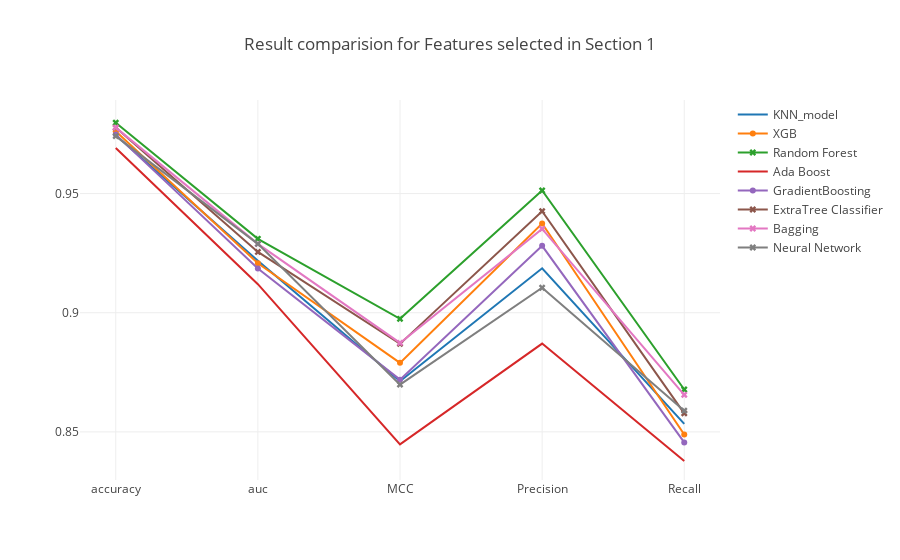

The notebook cell this image was saved under:
### Markdown cell above
### <a id='1.A' style="text-decoration : none; color : #000000;"> A. Results</a>

### Code cell
trace0 = go.Scatter(x=table_80_50_test.iloc[0].index.values[[0,7,8,9,10]],
                    y=table_80_50_test.iloc[0].values[[0,7,8,9,10]],
                    mode = 'lines',
                    name = 'KNN_model')


trace2 = go.Scatter(x=table_80_50_test.iloc[1].index.values[[0,7,8,9,10]],
                    y=table_80_50_test.iloc[1].values[[0,7,8,9,10]],
                    mode = 'lines+markers',marker=dict(symbol='x'),
                    name = 'Random Forest')


trace3 = go.Scatter(x=table_80_50_test.iloc[2].index.values[[0,7,8,9,10]],
                    y=table_80_50_test.iloc[2].values[[0,7,8,9,10]],
                    mode = 'lines',
                    name = 'Ada Boost')

trace4 = go.Scatter(x=table_80_50_test.iloc[3].index.values[[0,7,8,9,10]],
                    y=table_80_50_test.iloc[3].values[[0,7,8,9,10]],
                    mode = 'lines+markers',
                    name = 'GradientBoosting')

trace5 = go.Scatter(x=table_80_50_test.iloc[4].index.values[[0,7,8,9,10]],
                    y=table_80_50_test.iloc[4].values[[0,7,8,9,10]],
                    mode = 'lines+markers',marker=dict(symbol='x'),
                    name = 'ExtraTree Classifier')


trace1 = go.Scatter(x=table_80_50_test.iloc[5].index.values[[0,7,8,9,10]],
                    y=table_80_50_test.iloc[5].values[[0,7,8,9,10]],
                    mode = 'lines+markers',
                    name = 'XGB')


trace6 = go.Scatter(x=table_80_50_test.iloc[6].index.values[[0,7,8,9,10]],
                    y=table_80_50_test.iloc[6].values[[0,7,8,9,10]],
                    mode = 'lines+markers',marker=dict(symbol='x'),
                    name = 'Bagging')

trace7 = go.Scatter(x=table_80_50_test.iloc[7].index.values[[0,7,8,9,10]],
                    y=table_80_50_test.iloc[7].values[[0,7,8,9,10]],
                    mode = 'lines+markers',marker=dict(symbol='x'),
                    name = 'Neural Network')



data = [trace0, trace1, trace2, trace3, trace4, trace5, trace6, trace7]
layout = go.Layout(yaxis=dict(tick0=0,dtick=0.05),title='Result comparision for Features selected in Section 1')
fig = go.Figure(data=data, layout=layout)

iplot(fig, filename='Result')

### Figure 1 — Plotly figure (JSON) as saved in the notebook; plotly's stock layout.template omitted (floating-point values rounded to 4 significant figures)
{"data": [{"mode": "lines", "name": "KNN_model", "type": "scatter", "uid": "1f1294a9-aff5-4c72-bf64-aa73f03601fc", "x": ["accuracy", "auc", "MCC", "Precision", "Recall"], "y": [0.9745, 0.9218, 0.8712, 0.9187, 0.8533]}, {"mode": "lines+markers", "name": "XGB", "type": "scatter", "uid": "8e1541d1-8de0-4bab-8f9c-863dd0563722", "x": ["accuracy", "auc", "MCC", "Precision", "Recall"], "y": [0.9761, 0.9208, 0.879, 0.9374, 0.8489]}, {"marker": {"symbol": "x"}, "mode": "lines+markers", "name": "Random Forest", "type": "scatter", "uid": "c2e89403-712d-4ff8-a2c8-b9fc7218d48b", "x": ["accuracy", "auc", "MCC", "Precision", "Recall"], "y": [0.9797, 0.931, 0.8974, 0.9513, 0.8678]}, {"mode": "lines", "name": "Ada Boost", "type": "scatter", "uid": "a6835cb6-59cc-4f39-a6fc-a58a9be53fa8", "x": ["accuracy", "auc", "MCC", "Precision", "Recall"], "y": [0.9691, 0.912, 0.8448, 0.8871, 0.8378]}, {"mode": "lines+markers", "name": "GradientBoosting", "type": "scatter", "uid": "c16760a2-c44e-465a-ba29-e97b2b0c6b51", "x": ["accuracy", "auc", "MCC", "Precision", "Recall"], "y": [0.9747, 0.9185, 0.8719, 0.928, 0.8456]}, {"marker": {"symbol": "x"}, "mode": "lines+markers", "name": "ExtraTree Classifier", "type": "scatter", "uid": "03c32d2e-09a6-4996-8099-71ca3d5653fb", "x": ["accuracy", "auc", "MCC", "Precision", "Recall"], "y": [0.9777, 0.9255, 0.8869, 0.9426, 0.8578]}, {"marker": {"symbol": "x"}, "mode": "lines+markers", "name": "Bagging", "type": "scatter", "uid": "fa80b6a6-85dd-4854-af4b-9d7b4883293a", "x": ["accuracy", "auc", "MCC", "Precision", "Recall"], "y": [0.9777, 0.9289, 0.8873, 0.9352, 0.8656]}, {"marker": {"symbol": "x"}, "mode": "lines+markers", "name": "Neural Network", "type": "scatter", "uid": "0b3c8e9b-2517-408c-9608-9da71d5debb8", "x": ["accuracy", "auc", "MCC", "Precision", "Recall"], "y": [0.9741, 0.9289, 0.8698, 0.9105, 0.8589]}], "layout": {"title": "Result comparision for Features selected in Section 1", "yaxis": {"dtick": 0.05, "tick0": 0}}}
